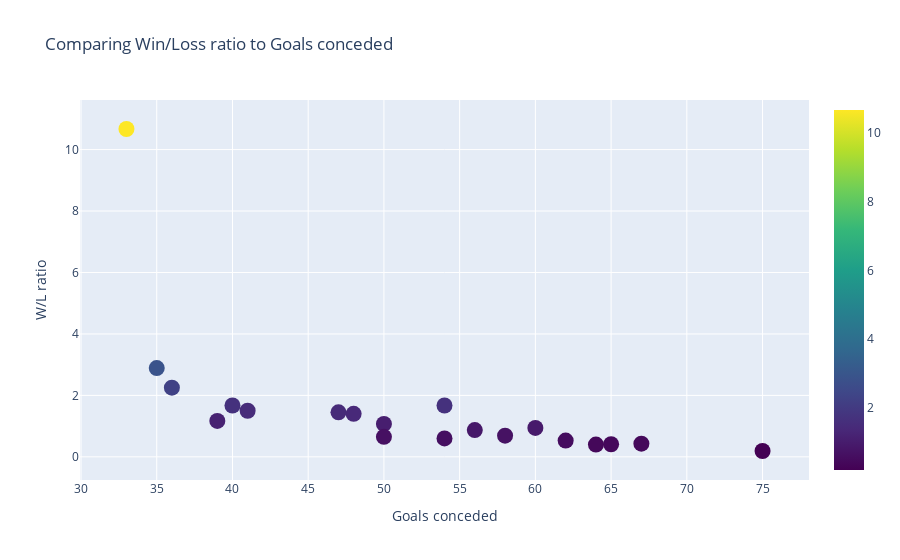

Source (notebook cell):
### Markdown cell above
#### <b>Liverpool</b> - one of the toughest teams to beat (as per the above graph), 'for every 10 matches they win they lose 1 match' <b> Unbelievably consistent</b> 🔥

### Code cell
trace2 = go.Scatter(
                    x=df['A'],
                    y=df['W/L'],
                    mode='markers',
                    marker=dict(size=16,
                                color=np.random.randn(500), 
                                colorscale='Viridis',
                                showscale=True
                                ),
                    marker_color=df['W/L'],
                    text=df['Team_Name']
                    )

data = [trace2]
layout = dict(
    title="Comparing Win/Loss ratio to Goals conceded",
    xaxis=dict(title="Goals conceded", ticklen=5, zeroline=False),
    yaxis=dict(title="W/L ratio", ticklen=5, zeroline=False),
)
fig = dict(data=data, layout=layout)
iplot(fig)

### Figure 1 — Plotly figure (JSON) as saved in the notebook; plotly's stock layout.template omitted (floating-point values rounded to 4 significant figures)
{"data": [{"marker": {"color": [10.67, 2.89, 2.25, 1.67, 1.5, 1.45, 1.67, 1.4, 1.17, 1.07, 0.94, 0.87, 0.69, 0.65, 0.6, 0.53, 0.43, 0.41, 0.4, 0.19], "colorscale": [[0, "#440154"], [0.1111, "#482878"], [0.2222, "#3e4989"], [0.3333, "#31688e"], [0.4444, "#26828e"], [0.5556, "#1f9e89"], [0.6667, "#35b779"], [0.7778, "#6ece58"], [0.8889, "#b5de2b"], [1, "#fde725"]], "showscale": true, "size": 16}, "mode": "markers", "text": ["Liverpool", "Manchester City", "Manchester United", "Chelsea", "Leicester City", "Tottenham Hotspur", "Wolverhampton Wanderers", "Arsenal", "Sheffield United", "Burnley", "Southampton", "Everton", "Newcastle United", "Crystal Palace", "Brighton and Hove Albion", "West Ham United", "Aston Villa", "Bournemouth", "Watford", "Norwich City"], "type": "scatter", "x": [33, 35, 36, 54, 41, 47, 40, 48, 39, 50, 60, 56, 58, 50, 54, 62, 67, 65, 64, 75], "y": [10.67, 2.89, 2.25, 1.67, 1.5, 1.45, 1.67, 1.4, 1.17, 1.07, 0.94, 0.87, 0.69, 0.65, 0.6, 0.53, 0.43, 0.41, 0.4, 0.19]}], "layout": {"autosize": true, "title": {"text": "Comparing Win/Loss ratio to Goals conceded"}, "xaxis": {"autorange": true, "range": [30.22, 77.78], "ticklen": 5, "title": {"text": "Goals conceded"}, "type": "linear", "zeroline": false}, "yaxis": {"autorange": true, "range": [-0.9144, 11.77], "ticklen": 5, "title": {"text": "W/L ratio"}, "type": "linear", "zeroline": false}}}
